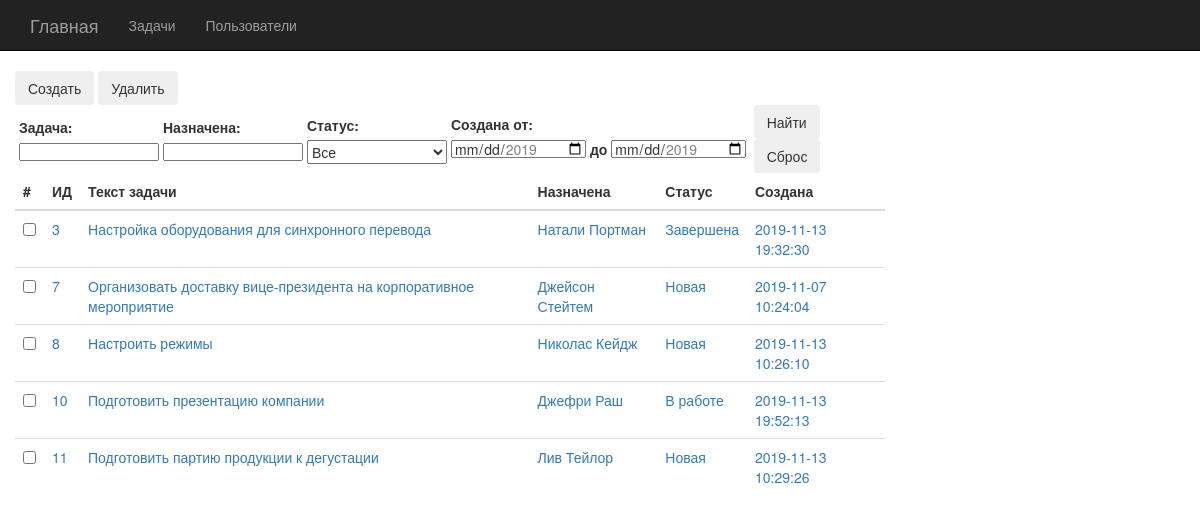
The page /tasks.php on the database its author committed.
### tables this page shows
CREATE TABLE `tasklist` (
  `Id` int(11) NOT NULL,
  `Text` varchar(255) NOT NULL,
  `IdUser` int(11) NOT NULL,
  `Status` int(11) NOT NULL,
  `Created` datetime NOT NULL
);

CREATE TABLE `users` (
  `id` int(11) NOT NULL,
  `Iname` varchar(255) NOT NULL,
  `Fname` varchar(255) NOT NULL,
  `Post` varchar(255) NOT NULL,
  `Department` varchar(255) NOT NULL
);

CREATE TABLE `status` (
  `id` int(11) NOT NULL,
  `Text` varchar(50) NOT NULL
);

### app/include/functions.php (called while the page is built, shortened)
<?php
function get_user_name($id)
{
    if ($id > 0) {
        global $link;
        $sql = 'SELECT * FROM users WHERE id=' . $id;
        $result = mysqli_query($link, $sql);
        $data = mysqli_fetch_all($result, 1);
        return $data[0]["Iname"] . ' ' . $data[0]["Fname"];
    } else {
        return $data[0]['fname'] = 'Не определен';
    }
}
function get_status($id)
{
    global $link;
    if ($id > 0) {
        $sql = 'SELECT * FROM status WHERE id=' . $id;
        $result = mysqli_query($link, $sql);
        $data = mysqli_fetch_all($result, 1);
        return $data;
    }
}
function get_tasklist($dataoftask)
{
    $link = mysqli_connect('localhost', 'root', 'root', 'ktteam');
    if ($cont = 0) {
        $sql = 'SELECT * FROM tasklist';
    } else {
        $sql = "SELECT * FROM tasklist WHERE ";
        $where = [];
        if (count($where) >= 1) {
            $sql .= ' 1 ';
            foreach ($where as $wh) {
                $sql .= ' and ' . $wh;
            }
        } else {
            $sql = 'SELECT * FROM tasklist';
        }
    }
    $result = mysqli_query($link, $sql);
    $data = mysqli_fetch_all($result, 1);
    return $data;
}
?>

### tasks.php (the view, shortened to what this page needs)
<?php
require 'app/header.php';
require 'app/footer.php';
require_once 'app/include/functions.php';
$dataoftask = [];
$dataoftask['ftask'] = '';
$dataoftask['fuser'] = '';
$dataoftask['fdatefrom'] = '';
$dataoftask['fdateto'] = '';
$tasks = get_tasklist($dataoftask);
?>
<div class="col-md-9">
    <button type="button" class="btn btn-outline-secondary" onclick="javascript:document.location.href='/taskedit.php'">
        Создать
    </button>
    <button type="button" class="btn btn-outline-secondary" onclick="DoRemoveTask();">Удалить</button>
    <form name="filter" action="tasks.php" method="post" id="filter">
        <table id="filter">
            <tr>
                <td style="padding-left: 4px; "><label>Задача:</label>
                    <input type="text" name="ftask" style="width: 140px; height: 18px" id="ftask" value="<?php echo $dataoftask['ftask'] ?>"> </input>
                </td>
                <td style="padding-left: 4px;">
                    <label>Назначена:</label>
                    <input type="text" name="fuser" id="fuser" style="width: 140px;  height: 18px" value="<?php echo $dataoftask['fuser'] ?>"> </input>
                </td>
                <td style="padding-left: 4px; ">
                    <label>Статус:</label>
                    <?php
                    echo '<select name="fliststatus" style="width: 140px; " id="fliststatus">';
                    echo '<option value=-1> Все </option>';
                    echo '</select>';
                    ?>
                </td>
                <td style="padding-left: 4px; width: 340px;">
                    <label>Создана от:</label></br>
                    <input type="date" id="fdatefrom" name="fdatefrom"
                           min="2019-10-01" max="2019-12-31" style="width: 135px;  height: 18px"
                           value="<?php echo $dataoftask['fdatefrom'] ?>">
                    <label>до</label>
                    <input type="date" id="fdateto" name="fdateto"
                           min="2019-10-01" max="2019-12-31" style="width: 135px;  height: 18px"
                           value="<?php echo $dataoftask['fdateto']?>">
                </td>
                <td style="padding-left: 4px; width: 150px;">
                    <button type="submit" class="btn btn-outline-secondary">Найти</button>
                    <button type="button" class="btn btn-outline-secondary" onclick="DoResetTask()">Сброс</button>
                </td>
            </tr>
        </table>
    </form>
    <table class="table" id="example">
        <thead class="thead-default">
        <tr>
            <th>#</th>
            <th>ИД</th>
            <th>Текст задачи</th>
            <th>Назначена</th>
            <th>Статус</th>
            <th>Создана</th>
        </tr>
        </thead>
        <tbody>
        <?php foreach ($tasks as $task) : ?>
            <?php $lnk = "/taskedit.php?id=" . $task["Id"];
            $status = get_status($task["Status"]);
            ?>
            <tr>
                <?php echo "<td><input type='checkbox' name='checkbox' value='" . $task["Id"] . "' </td>"; ?>
                <td><a href=<?php echo $lnk; ?>><?php echo $task["Id"] ?></td>
                <td><a href=<?php echo $lnk; ?>><?php echo $task["Text"] ?></td>
                <td><a href=<?php echo $lnk; ?>><?php echo get_user_name($task["IdUser"]); ?></td>
                <td><a href=<?php echo $lnk; ?>><?php echo $status[0]["Text"]; ?></td>
                <td><a href=<?php echo $lnk; ?>><?php echo $task["Created"]; ?></td>
            </tr>
        <? endforeach; ?>
        </tbody>
    </table>
</div>

### app/header.php (shortened to what this page needs)
<?php
require_once 'include/functions.php';
?>
<!DOCTYPE html>
<html lang="ru">
<head>
    <link href="public/css/bootstrap.min.css" rel="stylesheet">
</head>
<body>
<div class="navbar navbar-inverse navbar-static-top">
    <div class="container">
        <div class="navbar-header">
            <a class="navbar-brand" href="/">Главная</a>
        </div>
        <div class="collapse navbar-collapse" id="responsive-menu">
            <ul class="nav navbar-nav">
                <li><a href="/tasks.php">Задачи</a></li>
                <li><a href="/users.php">Пользователи</a></li>
            </ul>
        </div>
    </div>
</div>

### app/footer.php (shortened to what this page needs)
</body>

### rows shown on the page
tasklist: Id "3", Text "Настройка оборудования для синхронного перевода", IdUser.Fname "Натали Портман", status.Text "Завершена", Created "2019-11-13 19:32:30"
tasklist: Id "7", Text "Организовать доставку вице-президента на корпоративное мероприятие", IdUser.Fname "Джейсон Стейтем", status.Text "Новая", Created "2019-11-07 10:24:04"
tasklist: Id "8", Text "Настроить режимы", IdUser.Fname "Николас Кейдж", status.Text "Новая", Created "2019-11-13 10:26:10"
tasklist: Id "10", Text "Подготовить презентацию компании", IdUser.Fname "Джефри Раш", status.Text "В работе", Created "2019-11-13 19:52:13"
tasklist: Id "11", Text "Подготовить партию продукции к дегустации", IdUser.Fname "Лив Тейлор", status.Text "Новая", Created "2019-11-13 10:29:26"
